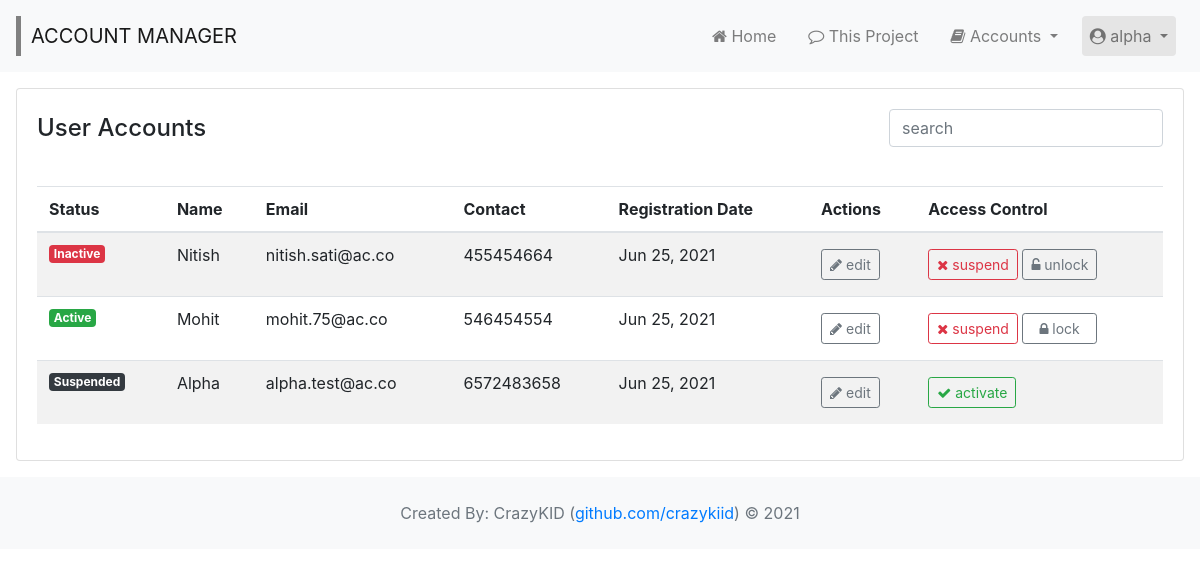
The app's page /accounts/all/ (signed in), older data.
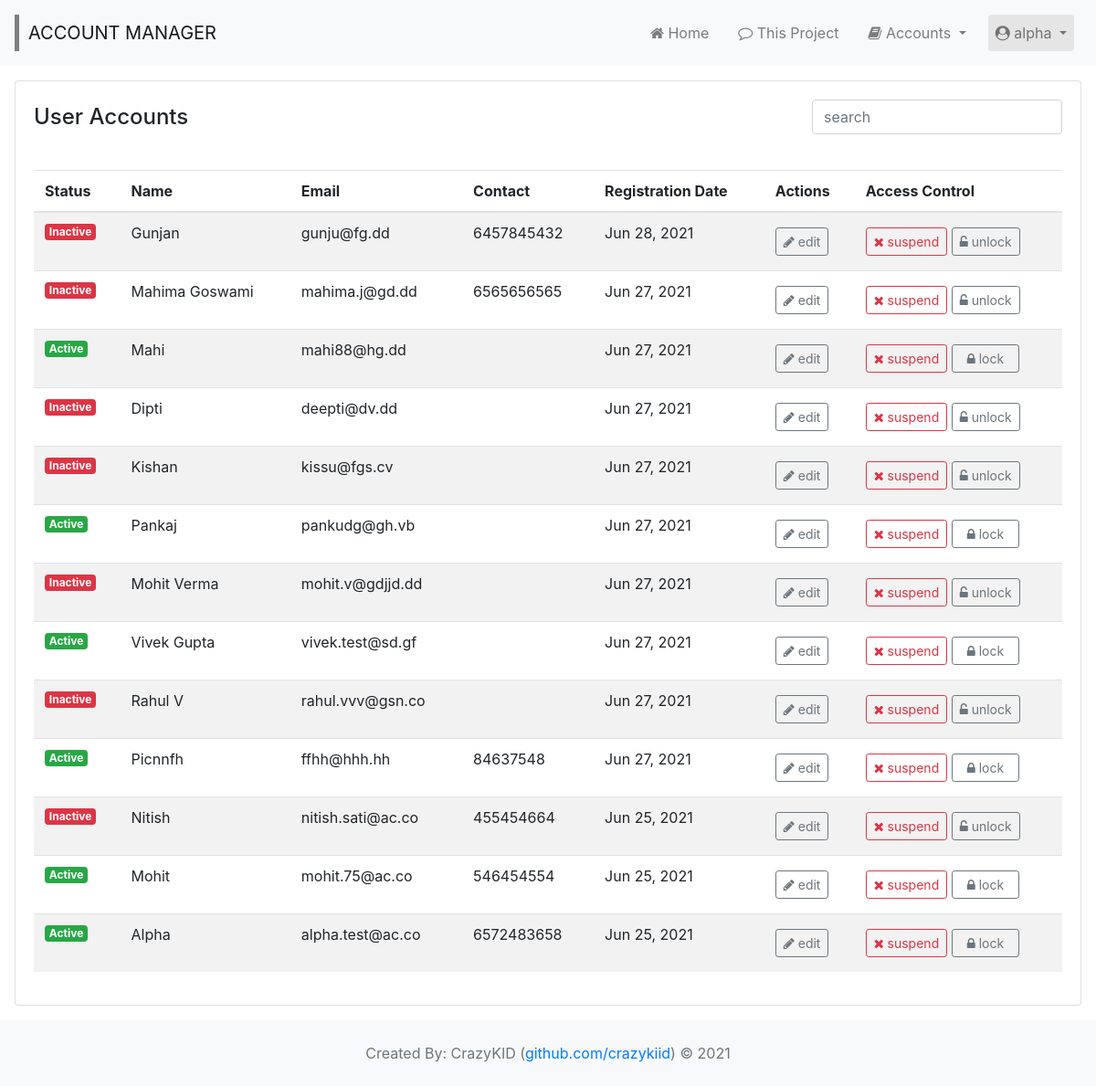
The same page, newer data.
### wsite/models.py (models this page shows, shortened)
class UserInfo(models.Model):
  user = models.OneToOneField(User, on_delete=models.CASCADE, primary_key=True)
  middle_name = models.CharField(max_length=64, blank=True)
  contact = models.CharField(max_length=16, blank=True)
  status = models.IntegerField(default=0)

### wsite/views.py (the view)
# urls.py: path('accounts/all/', views.usersAll, name = 'all_users'),
@login_required(login_url='/login/')
def usersAll(request):
  page_title = 'User Accounts'
  users_all = UserInfo.objects.filter(user__is_staff=0).order_by('-user__id')
  return render(request, 'accounts/all.html', { 'page_title' : page_title, 'users' : users_all })

### wsite/templates/accounts/all.html (shortened to what this page needs)
{% extends 'layout/layout.html' %}
{% load custom_tags %}
{% block page %}
{% include 'layout/header.html' %}
<div class="container-fluid p-3" style="min-height:400px">
	<section>
		<div class="card">
			<div class="card-body">
				<div class="d-flex flex-column flex-lg-row justify-content-between">
					<h4 style="padding:5px 0px 35px;">User Accounts</h4>
					<div class="form-group pull-right">
					    <input type="text" class="search form-control" placeholder="search">
					</div>
				</div>
				<div class="table-responsive">
				<table class="table table-striped">
					<thead>
					    <tr>
					      <th scope="col">Status</th>
					    	<th scope="col">Name</th>
					    	<th scope="col">Email</th>
					    	<th scope="col">Contact</th>
					    	<th scope="col">Registration Date</th>
					    	<th scope="col">Actions</th>
					    	<th scope="col">Access Control</th>
					    </tr>
					</thead>
					<tbody class="u-list">
						{% if users.count > 0 %}
						  {% for u in users %}
					    <tr>
					    	<td>
					    	  {% if u.status == 0 %}
					    	  <span class="badge badge-danger">Inactive</span
					    	  {% elif u.status == 1 %}
                  <span class="badge badge-success">Active</span>
                  {% elif u.status == 9 %}
                  <span class="badge badge-dark">Suspended</span>
                  {% else %}
                  <span class="badge badge-secondary">Unknown</span>
                  {% endif %}
					    	</td>
					    	<td>{{ u.user.first_name }} {{ u.middle_name }} {{ u.user.last_name }}</td>
					    	<td>{{ u.user.email }}</td>
					    	<td>{{ u.contact }}</td>
					    	<td>{{ u.user.date_joined|date:'M d, Y' }}</td>
					    	<td>
					    	  <a class="btn btn-outline-secondary btn-sm my-1" href="{% url 'update_user' u.user.id %}" role="button" data-toggle="tooltip" data-placement="bottom" title="Edit Account Details"><i class="fa fa-pencil" aria-hidden="true"></i> edit</a>
					    	</td>
					    	<td>
					    	  {% if u.status == 9 %}
								  <a class="btn btn-outline-success btn-sm my-1" href="{% url 'activate_user' u.user.id %}" role="button" data-toggle="tooltip" data-placement="bottom" title="Activate Account"><i class="fa fa-check" aria-hidden="true"></i> activate</a>
					    		{% elif u.status == 0 %}
					    		<a class="btn btn-outline-danger btn-sm my-1" href="{% url 'suspend_user' u.user.id %}" role="button" data-toggle="tooltip" data-placement="bottom" title="De-activate Account"><i class="fa fa-times" aria-hidden="true"></i> suspend</a>
					    		<a class="btn btn-outline-secondary btn-sm my-1" href="{% url 'unlock_user' u.user.id %}" role="button" data-toggle="tooltip" data-placement="bottom" title="Unlock Account"><i class="fa fa-unlock-alt" aria-hidden="true"></i> unlock</a>
					    		{% elif u.status == 1 %}
					     		<a class="btn btn-outline-danger btn-sm my-1" href="{% url 'suspend_user' u.user.id %}" role="button" data-toggle="tooltip" data-placement="bottom" title="De-activate Account"><i class="fa fa-times" aria-hidden="true"></i> suspend</a>
					     		<a class="btn btn-outline-secondary btn-sm my-1 px-3" href="{% url 'lock_user' u.user.id %}" role="button" data-toggle="tooltip" data-placement="bottom" title="Lock Account"><i class="fa fa-lock" aria-hidden="true"></i> lock</a>
					     		{% endif %}
					      </td>
					    </tr>
					    {% endfor %}
					  {% else %}
					    <tr>
					    	<td colspan="7" style="padding:1rem .75rem;">No User Found.</td>
					    </tr>
					  {% endif %}
				  </tbody>
				</table>
				</div>
			</div>
		</div>
	</section>
</div>
{% include 'layout/footer.html' %}
{% endblock page %}

### wsite/templates/layout/layout.html (shortened to what this page needs)
<html>
<html>
<head>
	<link rel="stylesheet" href="" type="text/css" media="all">
	<link rel="stylesheet" href="https://maxcdn.bootstrapcdn.com/bootstrap/4.0.0/css/bootstrap.min.css">
	<link rel="stylesheet" href="https://stackpath.bootstrapcdn.com/font-awesome/4.7.0/css/font-awesome.min.css">
</head>
<body>
{% block page %}{% endblock page %}
</body>
</html>

### wsite/templates/layout/header.html (shortened to what this page needs)
<header>
	<nav class="navbar navbar-expand-lg navbar-light bg-light">
		<a class="navbar-brand" href="{% url 'dashboard' %}" style="border-left:5px solid gray;padding-left:10px;margin-right:0px;">ACCOUNT MANAGER</a>
		<div class="collapse navbar-collapse flex-row-reverse" id="navbarNavDropdown">
		    <ul class="navbar-nav">
		    	<li class="nav-item p-2">
		        	<a class="nav-link" aria-current="page" href="{% url 'dashboard' %}"><i class="fa fa-home" aria-hidden="true"></i> Home</a>
		    	</li>
		    	<li class="nav-item p-2">
		        	<a class="nav-link" aria-current="page" href="{% url 'about' %}"><i class="fa fa-comment-o" aria-hidden="true"></i> This Project</a>
		    	</li>
		    	<li class="nav-item dropdown p-2">
		        	<a class="nav-link dropdown-toggle" href="#" id="accountDropdown" data-toggle="dropdown" aria-haspopup="true" aria-expanded="false">
		        	<i class="fa fa-book" aria-hidden="true"></i> Accounts
		        	</a>
		    	</li>
		    	<li class="nav-item dropdown p-2">
		        	<a class="nav-link dropdown-toggle" href="#" id="adminDropdown" data-toggle="dropdown" aria-haspopup="true" aria-expanded="false" style="background-color:#e5e5e5;border-radius:.25rem;">
		        		<i class="fa fa-user-circle" aria-hidden="true"></i>
		        		{{ user.username }}
		        	</a>
		    	</li>
		    </ul>
		</div>
	</nav>
</header>

### wsite/templates/layout/footer.html
<footer class="bg-light p-4 text-muted text-center">
Created By: CrazyKID (<a href="https://github.com/crazykiid" target="_blank">github.com/crazykiid</a>) &copy; 2021
</footer>

Row changes from the older to the newer data that the page shows:
added UserInfo: status "Inactive", user.first_name "Gunjan", user.email "gunju@fg.dd", contact "6457845432", user.date_joined "Jun 28, 2021"
added UserInfo: status "Inactive", user.first_name "Mahima Goswami", user.email "mahima.j@gd.dd", contact "6565656565", user.date_joined "Jun 27, 2021"
added UserInfo: status "Active", user.first_name "Mahi", user.email "mahi88@hg.dd", user.date_joined "Jun 27, 2021"
added UserInfo: status "Inactive", user.first_name "Dipti", user.email "deepti@dv.dd", user.date_joined "Jun 27, 2021"
added UserInfo: status "Inactive", user.first_name "Kishan", user.email "kissu@fgs.cv", user.date_joined "Jun 27, 2021"
added UserInfo: status "Active", user.first_name "Pankaj", user.email "pankudg@gh.vb", user.date_joined "Jun 27, 2021"
added UserInfo: status "Inactive", user.first_name "Mohit Verma", user.email "mohit.v@gdjjd.dd", user.date_joined "Jun 27, 2021"
added UserInfo: status "Active", user.first_name "Vivek Gupta", user.email "vivek.test@sd.gf", user.date_joined "Jun 27, 2021"
added UserInfo: status "Inactive", user.first_name "Rahul V", user.email "rahul.vvv@gsn.co", user.date_joined "Jun 27, 2021"
added UserInfo: status "Active", user.first_name "Picnnfh", user.email "ffhh@hhh.hh", contact "84637548", user.date_joined "Jun 27, 2021"
changed UserInfo "Alpha": status "Suspended activate" → "Active suspend lock"
